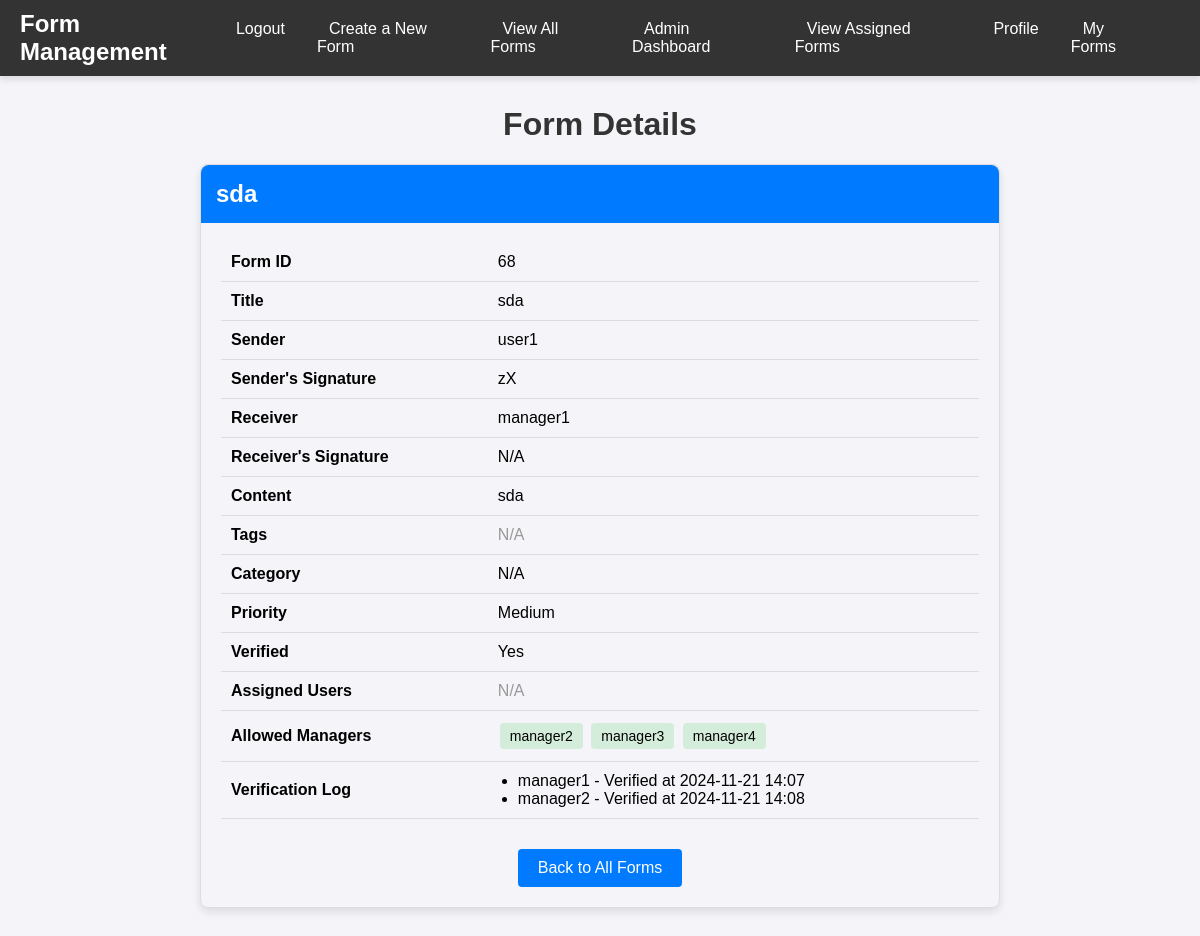
/form/68/ (signed in), run on the app's committed database.
### app/models.py (models this page shows, shortened)
class Form(models.Model):
    title = models.CharField(max_length=255)
    sender_signature = models.CharField(max_length=255)
    receiver = models.CharField(max_length=255)
    receiver_signature = models.CharField(max_length=255, blank=True)
    content = models.TextField()
    tags = models.ManyToManyField(Tag, related_name="forms", blank=True)
    category = models.ForeignKey(Category, on_delete=models.CASCADE, related_name="forms", null=True)
    users = models.ManyToManyField('app.CustomUser', blank=True)  # view-only users section
    sender_name = models.CharField(max_length=255)
    prioritize = models.BooleanField(default=False)
    priority = models.CharField(max_length=100, choices=[('High', 'High'), ('Medium', 'Medium'), ('Low', 'Low')], default='Medium')
    assigned_managers = models.ManyToManyField(CustomUser, related_name="assigned_forms", blank=True, limit_choices_to={'role': 'manager'})
    assigned_admins = models.ManyToManyField(CustomUser, related_name="assigned_admin_forms", blank=True, limit_choices_to={'role': 'admin'})
    assigned_users = models.ManyToManyField(
        CustomUser,
        related_name="viewable_forms",
        blank=True,
        limit_choices_to={'role': 'user'}
    )
    allowed_managers = models.ManyToManyField(CustomUser, related_name='allowed_forms', blank=True)  # Add this line
    sender = models.CharField(max_length=100)
    verified = models.BooleanField(default=False)
    verified_by = models.ForeignKey(CustomUser, null=True, on_delete=models.SET_NULL, related_name='verified_forms', blank=True)
    verified_at = models.DateTimeField(null=True, blank=True)
    last_modified = models.DateTimeField(auto_now=True)
    class Meta:
        verbose_name = 'Form'
        verbose_name_plural = 'Forms'

class CustomUser(AbstractBaseUser, PermissionsMixin):
    username = models.CharField(unique=True, max_length=150)
    email = models.EmailField(unique=True)
    first_name = models.CharField(max_length=100)
    last_name = models.CharField(max_length=100)
    is_active = models.BooleanField(default=True)
    is_staff = models.BooleanField(default=False)
    ROLE_CHOICES = [
        ('admin', 'Admin'),
        ('manager', 'Manager'),
        ('user', 'User'),
    ]
    role = models.CharField(max_length=20, choices=ROLE_CHOICES, default='user')
    SUB_ROLE_CHOICES = [
        ('none', 'None'),
        ('user-access-to-all-users-with-role-user', 'User Access to All Users with Role User'),
        ('manager-access-to-all-users-with-role-manager', 'user Access to All Users with Role Manager'),
    ]
    sub_role = models.CharField(max_length=255, choices=SUB_ROLE_CHOICES, default='none')
    objects = CustomUserManager()
    profile_image = models.ImageField(upload_to='profile_images/', blank=True, null=True)
    USERNAME_FIELD = 'username'
    REQUIRED_FIELDS = ['email', 'first_name', 'last_name']
    class Meta:
        verbose_name = 'User'
        verbose_name_plural = 'Users'

class FormVerificationLog(models.Model):
    form = models.ForeignKey('Form', on_delete=models.CASCADE, related_name='verification_logs')
    verified_by = models.ForeignKey(CustomUser, on_delete=models.SET_NULL, null=True, blank=True)  # Use CustomUser instead of User
    verified_at = models.DateTimeField(auto_now_add=True)
    action = models.CharField(max_length=255, blank=True, null=True)  # Optional action (e.g., 'Verified')

### app/views.py (the view)
# urls.py: path('form/<int:form_id>/', views.form_detail, name='form_detail'),
@login_required
def form_detail(request, form_id):
    form = get_object_or_404(Form, id=form_id)
    return render(request, 'form/form_detail.html', {'form': form})

### app/templates/form/form_detail.html
{% extends 'base.html' %}
{% block content %}
<div style="margin: 30px auto; max-width: 800px; font-family: Arial, sans-serif;">
    <h1 style="text-align: center; color: #333;">Form Details</h1>
    <div style="border: 1px solid #ddd; border-radius: 8px; box-shadow: 0 4px 8px rgba(0, 0, 0, 0.1);">
        <div style="background-color: #007bff; color: #fff; padding: 15px; border-radius: 8px 8px 0 0;">
            <h2 style="margin: 0;">{{ form.title|default:"Form Details" }}</h2>
        </div>
        <div style="padding: 20px;">
            <table style="width: 100%; border-collapse: collapse; margin-bottom: 20px;">
                <tr>
                    <th style="text-align: left; padding: 10px; border-bottom: 1px solid #ddd;">Form ID</th>
                    <td style="padding: 10px; border-bottom: 1px solid #ddd;">{{ form.id }}</td>
                </tr>
                <tr>
                    <th style="text-align: left; padding: 10px; border-bottom: 1px solid #ddd;">Title</th>
                    <td style="padding: 10px; border-bottom: 1px solid #ddd;">{{ form.title|default:"N/A" }}</td>
                </tr>
                <tr>
                    <th style="text-align: left; padding: 10px; border-bottom: 1px solid #ddd;">Sender</th>
                    <td style="padding: 10px; border-bottom: 1px solid #ddd;">{{ form.sender|default:"N/A" }}</td>
                </tr>
                <tr>
                    <th style="text-align: left; padding: 10px; border-bottom: 1px solid #ddd;">Sender's Signature</th>
                    <td style="padding: 10px; border-bottom: 1px solid #ddd;">{{ form.sender_signature|default:"N/A" }}</td>
                </tr>
                <tr>
                    <th style="text-align: left; padding: 10px; border-bottom: 1px solid #ddd;">Receiver</th>
                    <td style="padding: 10px; border-bottom: 1px solid #ddd;">{{ form.receiver|default:"N/A" }}</td>
                </tr>
                <tr>
                    <th style="text-align: left; padding: 10px; border-bottom: 1px solid #ddd;">Receiver's Signature</th>
                    <td style="padding: 10px; border-bottom: 1px solid #ddd;">{{ form.receiver_signature|default:"N/A" }}</td>
                </tr>
                <tr>
                    <th style="text-align: left; padding: 10px; border-bottom: 1px solid #ddd;">Content</th>
                    <td style="padding: 10px; border-bottom: 1px solid #ddd;">{{ form.content|default:"N/A" }}</td>
                </tr>
                <tr>
                    <th style="text-align: left; padding: 10px; border-bottom: 1px solid #ddd;">Tags</th>
                    <td style="padding: 10px; border-bottom: 1px solid #ddd;">
                        {% for tag in form.tags.all %}
                            <span style="display: inline-block; background-color: #f0f0f0; padding: 5px 10px; margin: 2px; border-radius: 4px; font-size: 14px;">{{ tag.name }}</span>
                        {% empty %}
                            <span style="color: #999;">N/A</span>
                        {% endfor %}
                    </td>
                </tr>
                <tr>
                    <th style="text-align: left; padding: 10px; border-bottom: 1px solid #ddd;">Category</th>
                    <td style="padding: 10px; border-bottom: 1px solid #ddd;">{{ form.category.name|default:"N/A" }}</td>
                </tr>
                <tr>
                    <th style="text-align: left; padding: 10px; border-bottom: 1px solid #ddd;">Priority</th>
                    <td style="padding: 10px; border-bottom: 1px solid #ddd;">{{ form.priority|default:"N/A" }}</td>
                </tr>
                <tr>
                    <th style="text-align: left; padding: 10px; border-bottom: 1px solid #ddd;">Verified</th>
                    <td style="padding: 10px; border-bottom: 1px solid #ddd;">{{ form.verified|yesno:"Yes,No" }}</td>
                </tr>
                <tr>
                    <th style="text-align: left; padding: 10px; border-bottom: 1px solid #ddd;">Assigned Users</th>
                    <td style="padding: 10px; border-bottom: 1px solid #ddd;">
                        {% for user in form.assigned_users.all %}
                            <span style="display: inline-block; background-color: #d1ecf1; padding: 5px 10px; margin: 2px; border-radius: 4px; font-size: 14px;">{{ user.username }}</span>
                        {% empty %}
                            <span style="color: #999;">N/A</span>
                        {% endfor %}
                    </td>
                </tr>
                <tr>
                    <th style="text-align: left; padding: 10px; border-bottom: 1px solid #ddd;">Allowed Managers</th>
                    <td style="padding: 10px; border-bottom: 1px solid #ddd;">
                        {% for manager in form.allowed_managers.all %}
                            <span style="display: inline-block; background-color: #d4edda; padding: 5px 10px; margin: 2px; border-radius: 4px; font-size: 14px;">{{ manager.username }}</span>
                        {% empty %}
                            <span style="color: #999;">N/A</span>
                        {% endfor %}
                    </td>
                </tr>
                <tr>
                    <th style="text-align: left; padding: 10px; border-bottom: 1px solid #ddd;">Verification Log</th>
                    <td style="padding: 10px; border-bottom: 1px solid #ddd;">
                        {% if form.verification_logs.all %}
                            <ul style="padding-left: 20px; margin: 0;">
                                {% for log in form.verification_logs.all %}
                                    <li>{{ log.verified_by.username }} - Verified at {{ log.verified_at|date:"Y-m-d H:i" }}</li>
                                {% endfor %}
                            </ul>
                        {% else %}
                            <span style="color: #999;">No verification history.</span>
                        {% endif %}
                    </td>
                </tr>
            </table>
            <div style="text-align: center;">
                <a href="{% url 'form_list' %}" style="display: inline-block; text-decoration: none; color: #fff; background-color: #007bff; padding: 10px 20px; border-radius: 4px; margin-top: 10px;">Back to All Forms</a>
            </div>
        </div>
    </div>
</div>
{% endblock %}

### app/static/css/navbar_styles.css (style rules this page uses)
body { font-family: 'Arial', sans-serif; margin: 0; padding: 0; background-color: #f4f4f9; }

### data on the page
Form: title "sda", id "68", sender "user1", sender_signature "zX", receiver "manager1", receiver_signature "N/A", content "sda", category.name "N/A", priority "Medium", verified "Yes"
CustomUser: username "manager2"
CustomUser: username "manager3"
CustomUser: username "manager4"
FormVerificationLog: verified_by.username "manager1", verified_at "2024-11-21 14:07"
FormVerificationLog: verified_by.username "manager2", verified_at "2024-11-21 14:08"
